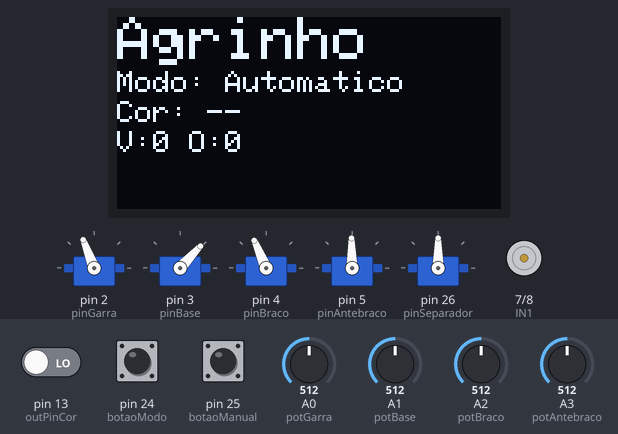
A sketch run on a simulated Arduino Mega 2560, built with avr-gcc and run on an emulated ATmega2560. On the bench: 128×64 one-colour display, 5 × servo, motor-driver pin pairs drawn as motors (green arrow = first pin HIGH = forward, orange = second pin HIGH = backward, longer = more drive, scaled by the enable pin). Wiring (inferred from the names in the program): ultrasonic range finder: trigger pin 22; echo pin 23. The inputs (shaded band) are chosen by the test bench; at power-on: pin 24 (botaoModo) HIGH, pin 25 (botaoManual) HIGH, A0 (potGarra) = 512, pin 13 (outPinCor) LOW, A1 (potBase) = 512, A2 (potBraco) = 512, A3 (potAntebraco) = 512. What the sketch prints to the serial monitor is not drawn.

Above: at 1.6 s.
1.7 s: pin 24 (botaoModo) pulled LOW for 1 s
At 3.6 s:
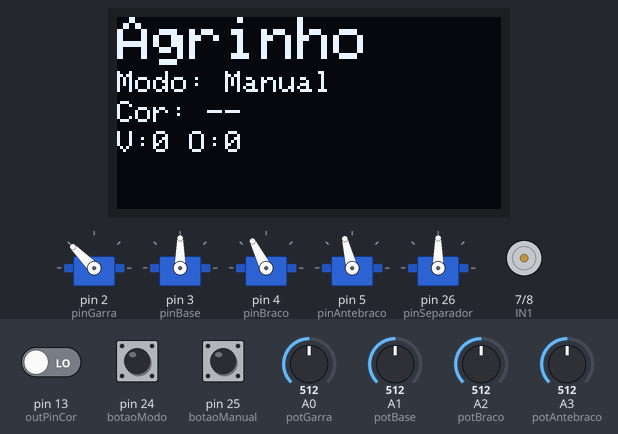
4.2 s: pin 24 (botaoModo) pulled LOW for 0.15 s
At 6.26 s:
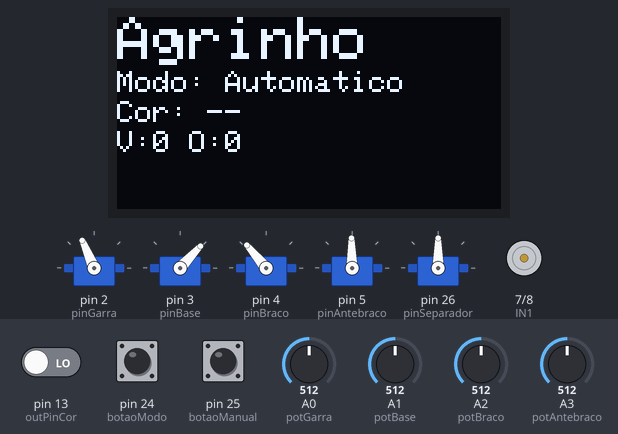
7.2 s: pin 24 (botaoModo) pulled LOW for 3.2 s
At 8.2 s:
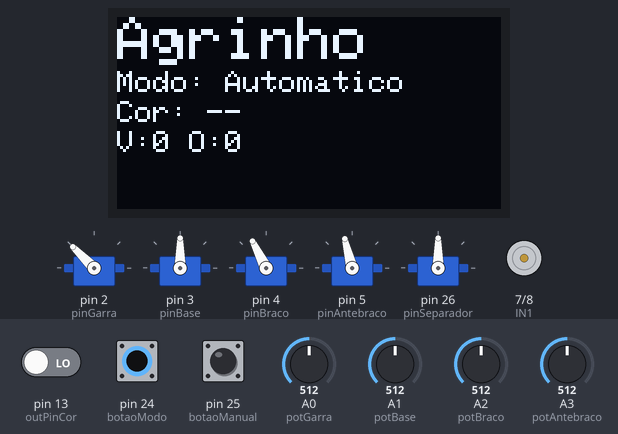
11.9 s: pin 25 (botaoManual) pulled LOW for 0.15 s
At 12.5 s:
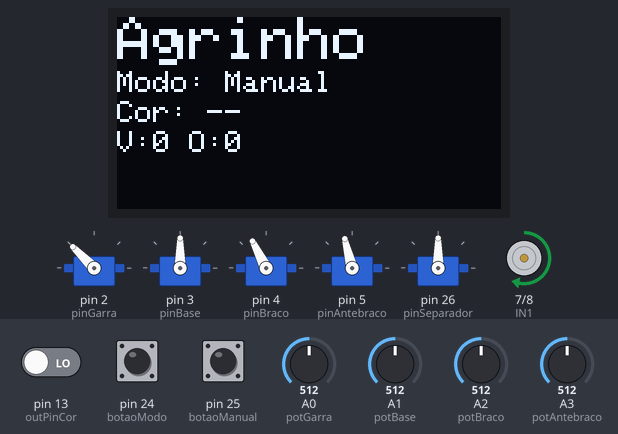
15.0 s: A0 (potGarra) set to 716
18.0 s: pin 24 (botaoModo) pulled LOW for 1 s
At 20.18 s:
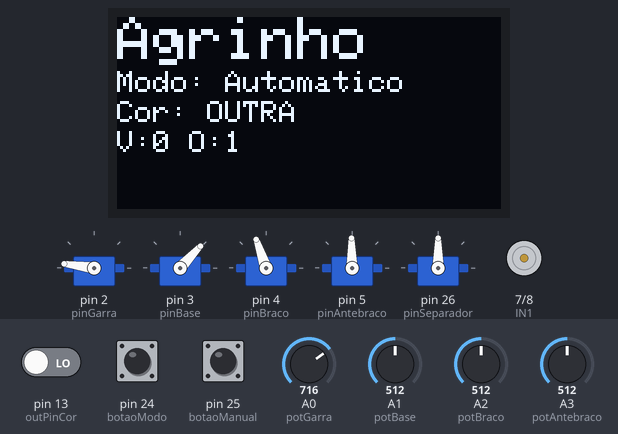
Timing chart, 0 to 22.4 s (numbered marks = the images above; inputs shaded):
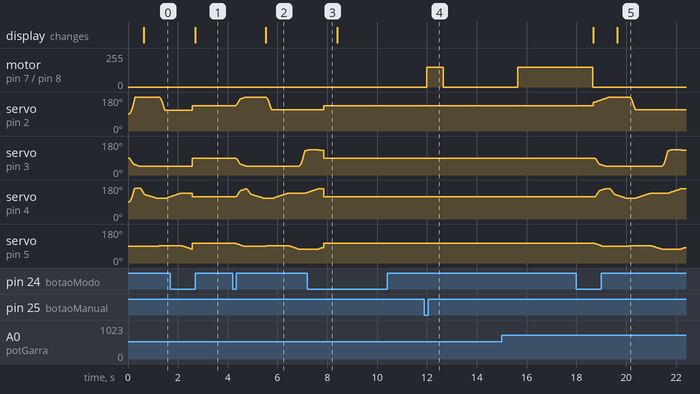

The sketch:

Agrinho2025.ino
```cpp
#include <Servo.h>
#include <Wire.h>
#include <Adafruit_GFX.h>
#include <Adafruit_SSD1306.h>

// ===================== CONFIGURAÇÃO DO DISPLAY OLED =====================
#define SCREEN_WIDTH 128
#define SCREEN_HEIGHT 64
#define OLED_RESET -1
#define SCREEN_ADDRESS 0x3C

Adafruit_SSD1306 display(SCREEN_WIDTH, SCREEN_HEIGHT, &Wire, OLED_RESET);

// ===================== CONFIGURAÇÃO DOS SERVOS =====================
#define pinGarra 2
#define pinBase 3
#define pinBraco 4
#define pinAntebraco 5
#define pinSeparador 26  // Pino para o servo da porta

#define RED_MAX 150      // R não pode passar disso para ser vermelho
#define MIN_GB 150       // G e B devem ser maiores que isso

// ===================== CONFIGURAÇÃO DA ESTEIRA =====================
const int ENA = 6;
const int IN1 = 7;
const int IN2 = 8;

// ===================== CONFIGURAÇÃO DO SENSOR ULTRASSÔNICO =====================
const int trigPin = 22;
const int echoPin = 23;

// ===================== CONFIGURAÇÃO DO SENSOR DE COR =====================
const int S0 = 9;
const int S1 = 10;
const int S2 = 11;
const int S3 = 12;
const int outPinCor = 13;

// ===================== CONFIGURAÇÃO DOS BOTÕES =====================
const int botaoModo = 24;    // Pino para o botão de modo
const int botaoManual = 25;  // Pino para o botão manual
int modoAtual = 0;           // 0 = Automático, 1 = Manual

// Variáveis para debounce dos botões
int ultimoEstadoBotao = HIGH;
int estadoBotao;
unsigned long ultimoDebounceTime = 0;
const int debounceDelay = 50;

int estadoBotaoManual = HIGH;
int ultimoEstadoBotaoManual = HIGH;
unsigned long ultimoDebounceManual = 0;

// ===================== CONFIGURAÇÃO DOS POTENCIÔMETROS (MODO MANUAL) =====================
const int potGarra = A0;     // Potenciômetro 1 - Garra
const int potBase = A1;      // Potenciômetro 2 - Base
const int potBraco = A2;     // Potenciômetro 3 - Braço
const int potAntebraco = A3; // Potenciômetro 4 - Antebraço

Servo garra, base, braco, antebraco, porta;  // Renomeado separador para porta

// ===================== POSIÇÕES DA PORTA =====================
const int PORTA_ABERTA = 90;    // Posição normal (aberta)
const int PORTA_FECHADA = 60
;    // Posição para objetos vermelhos

// ===================== POSIÇÕES DAS ROTINAS =====================
const int rotinas[17][4] = {
  // Garra, Base,  Braço,  Antebraço
  {2496, 1008, 2290, 1460}, {2496, 1008, 1823, 1460},
  {2496, 1008, 1823, 1460}, {2496, 1008, 1823, 1460},
  {2496, 1008, 1700, 1460}, {2496, 1008, 1700, 1530},
  {2496, 1008, 1700, 1530}, {1747, 1008, 1700, 1530},
  {1747, 1008, 2036, 1530}, {1747, 1008, 2036, 1300},
  {1747, 1008, 2036, 1300}, {1747, 1930, 2036, 1300},
  {1747, 2000, 2279, 1300}, {1747, 1930, 2279, 1428},
  {1747, 2000, 1802, 1999}, {1747, 1930, 1802, 1999},
  {2496, 2000, 1802, 1999}
};

const int posicaoInicial[4] = {2496, 1008, 2290, 1460};

// ===================== PARÂMETROS DE MOVIMENTO =====================
const int velocidadeMaxima = 60;
const int velocidadeMinima = 5;
const int aceleracao = 3;
const int delayEntrePassos = 10;
const int tolerancia = 15;

// ===================== PARÂMETROS DA ESTEIRA =====================
const int velocidadeEsteira = 150;
const int velocidadePosicionamento = 100;
const float distanciaLimite = 10.0;
const unsigned long tempoLeituraCor = 2000;
const unsigned long tempoMovimentoFinal = 3000;
const unsigned long tempoPosicionamento = 650;  //distancia do sensor cor
const int delayAntesEsteira = 500;

// ===================== VARIÁVEIS DE CONTROLE =====================
enum EstadoSistema {
  EXECUTANDO_ROTINA,
  ESPERANDO_OBJETO,
  POSICIONANDO_OBJETO,
  LENDO_COR,
  MOVENDO_OBJETO
};

EstadoSistema estadoAtual = EXECUTANDO_ROTINA;
unsigned long tempoEstado = 0;
int rotinaAtual = 0;
bool portaFechada = false; // Variável para controlar o estado da porta

// ===================== VARIÁVEIS DO SENSOR DE COR =====================
int redFrequency = 0;
int greenFrequency = 0;
int blueFrequency = 0;
String corDetectada = "";

// ===================== CONTADORES DE OBJETOS =====================
int contadorVermelhos = 0;
int contadorOutros = 0;

void setup() {
  Serial.begin(9600);

  // Inicializa o display OLED
  if(!display.begin(SSD1306_SWITCHCAPVCC, SCREEN_ADDRESS)) {
    Serial.println(F("Falha na alocação do SSD1306"));
    for(;;); // Trava o programa se não conseguir inicializar o display
  }

 // Limpa o buffer do display
  display.clearDisplay();
  display.setTextSize(1);
  display.setTextColor(SSD1306_WHITE);

  // Inicializa servos
  garra.attach(pinGarra, 500, 2500);
  base.attach(pinBase, 500, 2500);
  braco.attach(pinBraco, 500, 2500);
  antebraco.attach(pinAntebraco, 500, 2500);
  porta.attach(pinSeparador);  // Inicializa servo da porta
  porta.write(PORTA_ABERTA); // Inicia com a porta aberta

  // Configura pinos da esteira
  pinMode(ENA, OUTPUT);
  pinMode(IN1, OUTPUT);
  pinMode(IN2, OUTPUT);

  // Configura sensor ultrassônico
  pinMode(trigPin, OUTPUT);
  pinMode(echoPin, INPUT);

  // Configura sensor de cor
  pinMode(S0, OUTPUT);
  pinMode(S1, OUTPUT);
  pinMode(S2, OUTPUT);
  pinMode(S3, OUTPUT);
  pinMode(outPinCor, INPUT);

  digitalWrite(S0, HIGH);
  digitalWrite(S1, LOW);

  // Configura botões
  pinMode(botaoModo, INPUT_PULLUP);
  pinMode(botaoManual, INPUT_PULLUP);

  // Configura potenciômetros (modo manual)
  pinMode(potGarra, INPUT);
  pinMode(potBase, INPUT);
  pinMode(potBraco, INPUT);
  pinMode(potAntebraco, INPUT);

  // Move para posição inicial
  moverParaPosicao(posicaoInicial[0], posicaoInicial[1], posicaoInicial[2], posicaoInicial[3]);

  Serial.println("Sistema Iniciado");
  Serial.println("Modo atual: Automático");

  // Atualiza display com informações iniciais
  atualizarDisplay("Agrinho", "Modo: Automatico", "Cor: --", "V:0 O:0");
}

void loop() {
  verificarBotaoModo();

  if (modoAtual == 0) {
    executarModoAutomatico();
  } else {
    executarModoManual();
    verificarBotaoManual();
  }

  // Atualiza o display periodicamente
  static unsigned long ultimaAtualizacaoDisplay = 0;
  if (millis() - ultimaAtualizacaoDisplay > 500) {
    atualizarDisplayPrincipal();
    ultimaAtualizacaoDisplay = millis();
  }
}

// ===================== FUNÇÕES DO DISPLAY =====================
void atualizarDisplay(String linha1, String linha2, String linha3, String linha4) {
  display.clearDisplay();

  // Linha 1 em tamanho maior
  display.setTextSize(2);
  display.setCursor(0,0);
  display.println(linha1);

  // Linhas restantes em tamanho normal
  display.setTextSize(1);
  display.setCursor(0,18);
  display.println(linha2);
  display.setCursor(0,28);
  display.println(linha3);
  display.setCursor(0,38);
  display.println(linha4);

  display.display();
}

void atualizarDisplayPrincipal() {
  String modo = (modoAtual == 0) ? "Automatico" : "Manual";
  String cor = (corDetectada == "") ? "--" : corDetectada;
  atualizarDisplay(
    "Agrinho",
    "Modo: " + modo,
    "Cor: " + cor,
    "V:" + String(contadorVermelhos) + " O:" + String(contadorOutros)
  );
}

// ===================== FUNÇÕES DO MODO MANUAL =====================
void executarModoManual() {
  // Lê os valores dos potenciômetros
  int valGarra = map(analogRead(potGarra), 0, 1023, 1500, 2500);
  int valBase = map(analogRead(potBase), 0, 1023, 1000, 2000);
  int valBraco = map(analogRead(potBraco), 0, 1023, 1400, 2200);
  int valAntebraco = map(analogRead(potAntebraco), 0, 1023, 1300, 2000);

  // Move os servos
  garra.writeMicroseconds(valGarra);
  base.writeMicroseconds(valBase);
  braco.writeMicroseconds(valBraco);
  antebraco.writeMicroseconds(valAntebraco);

  delay(50);
}

void verificarBotaoManual() {
  int leitura = digitalRead(botaoManual);

  if (leitura != ultimoEstadoBotaoManual) {
    ultimoDebounceManual = millis();
  }

  if ((millis() - ultimoDebounceManual) > debounceDelay) {
    if (leitura != estadoBotaoManual) {
      estadoBotaoManual = leitura;

      if (estadoBotaoManual == LOW) {
        Serial.println("Botão manual pressionado - Executando rotina da esteira");

        ligarEsteira();
        delay(tempoPosicionamento);
        desligarEsteira();

        detectarCor();
        Serial.print("Cor detectada: ");
        Serial.println(corDetectada);

        // Atualiza contador
        if (corDetectada == "VERMELHO") {
          contadorVermelhos++;
        } else {
          contadorOutros++;
        }

        // Ação da porta no modo manual
        if (corDetectada == "VERMELHO") {
          porta.write(PORTA_FECHADA);
          portaFechada = true;
          Serial.println("Porta FECHADA para objeto VERMELHO");
        } else {
          porta.write(PORTA_ABERTA);
          portaFechada = false;
          Serial.println("Porta mantida ABERTA");
        }

        ligarEsteira();
        delay(tempoMovimentoFinal);
        desligarEsteira();

        // Reabre a porta após o movimento
        porta.write(PORTA_ABERTA);
        portaFechada = false;

        Serial.println("Rotina manual da esteira concluída");
      }
    }
  }

  ultimoEstadoBotaoManual = leitura;
}

void verificarBotaoModo() {
  int leitura = digitalRead(botaoModo);

  if (leitura != ultimoEstadoBotao) {
    ultimoDebounceTime = millis();
  }

  if ((millis() - ultimoDebounceTime) > debounceDelay) {
    if (leitura != estadoBotao) {
      estadoBotao = leitura;

      if (estadoBotao == LOW) {
        modoAtual = !modoAtual;

        if (modoAtual == 0) {
          Serial.println("Modo Automático ativado");
          estadoAtual = EXECUTANDO_ROTINA;
          rotinaAtual = 0;
          moverParaPosicao(posicaoInicial[0], posicaoInicial[1], posicaoInicial[2], posicaoInicial[3]);
          porta.write(PORTA_ABERTA); // Garante que a porta está aberta
          portaFechada = false;
        } else {
          Serial.println("Modo Manual ativado");
          desligarEsteira();
          porta.write(PORTA_ABERTA); // Garante que a porta está aberta
          portaFechada = false;
        }
      }
    }
  }

  ultimoEstadoBotao = leitura;
}

// ===================== FUNÇÕES DO MODO AUTOMÁTICO =====================
void executarModoAutomatico() {
  switch(estadoAtual) {
    case EXECUTANDO_ROTINA:
      executarProximaRotina();
      break;

    case ESPERANDO_OBJETO:
      monitorarSensorUltrassonico();
      break;

    case POSICIONANDO_OBJETO:
      if (millis() - tempoEstado >= tempoPosicionamento) {
        desligarEsteira();
        estadoAtual = LENDO_COR;
        tempoEstado = millis();
        Serial.println("Objeto posicionado. Lendo cor...");
      }
      break;

    case LENDO_COR:
      detectarCor();
      if (millis() - tempoEstado >= tempoLeituraCor) {
        Serial.print("Cor detectada: ");
        Serial.println(corDetectada);

        // Atualiza contador
        if (corDetectada == "VERMELHO") {
          contadorVermelhos++;
        } else {
          contadorOutros++;
        }

        // Controla a porta baseado na cor detectada
        if (corDetectada == "VERMELHO") {
          porta.write(PORTA_FECHADA);
          portaFechada = true;
          Serial.println("Porta FECHADA para objeto VERMELHO");
        } else {
          porta.write(PORTA_ABERTA);
          portaFechada = false;
          Serial.println("Porta mantida ABERTA");
        }

        estadoAtual = MOVENDO_OBJETO;
        ligarEsteira();
        tempoEstado = millis();
        Serial.println("Movimentando objeto por 3 segundos...");
      }
      break;

    case MOVENDO_OBJETO:
      if (millis() - tempoEstado >= tempoMovimentoFinal) {
        desligarEsteira();

        // Reabre a porta após o movimento
        porta.write(PORTA_ABERTA);
        portaFechada = false;

        estadoAtual = EXECUTANDO_ROTINA;
        rotinaAtual = 0;
        Serial.println("Movimento completo. Reiniciando ciclo.");
      }
      break;
  }
}

void executarProximaRotina() {
  if (rotinaAtual < 17) {
    moverParaPosicao(rotinas[rotinaAtual][0], rotinas[rotinaAtual][1],
                    rotinas[rotinaAtual][2], rotinas[rotinaAtual][3]);
    rotinaAtual++;
  } else {
    rotinaAtual = 0;
    delay(delayAntesEsteira);
    ligarEsteira();
    estadoAtual = ESPERANDO_OBJETO;
    Serial.println("Esteira ligada - Aguardando objeto...");
  }
}

void monitorarSensorUltrassonico() {
  float distancia = medirDistancia();

  if (distancia <= distanciaLimite) {
    estadoAtual = POSICIONANDO_OBJETO;
    tempoEstado = millis();
    analogWrite(ENA, velocidadePosicionamento);
    Serial.println("Objeto detectado! Posicionando para leitura de cor...");
  }
}

void detectarCor() {
  // Ler valores RGB do sensor
  digitalWrite(S2, LOW);
  digitalWrite(S3, LOW);
  redFrequency = pulseIn(outPinCor, LOW);

  digitalWrite(S2, HIGH);
  digitalWrite(S3, HIGH);
  greenFrequency = pulseIn(outPinCor, LOW);

  digitalWrite(S2, LOW);
  digitalWrite(S3, HIGH);
  blueFrequency = pulseIn(outPinCor, LOW);

  // Mostra valores no Serial (para calibração)
  Serial.print("R: ");
  Serial.print(redFrequency);
  Serial.print(" G: ");
  Serial.print(greenFrequency);
  Serial.print(" B: ");
  Serial.println(blueFrequency);

  // Lógica de detecção
  if (redFrequency <= RED_MAX && greenFrequency > MIN_GB && blueFrequency > MIN_GB) {
    corDetectada = "VERMELHO";
  }
  else {
    corDetectada = "OUTRA";
  }
}

void moverParaPosicao(int targetGarra, int targetBase, int targetBraco, int targetAntebraco) {
  int currentGarra = garra.readMicroseconds();
  int currentBase = base.readMicroseconds();
  int currentBraco = braco.readMicroseconds();
  int currentAntebraco = antebraco.readMicroseconds();

  int velGarra = velocidadeMinima;
  int velBase = velocidadeMinima;
  int velBraco = velocidadeMinima;
  int velAntebraco = velocidadeMinima;

  while(!posicoesIguais(currentGarra, currentBase, currentBraco, currentAntebraco,
                       targetGarra, targetBase, targetBraco, targetAntebraco)) {

    atualizaPosicao(garra, currentGarra, targetGarra, velGarra);
    atualizaPosicao(base, currentBase, targetBase, velBase);
    atualizaPosicao(braco, currentBraco, targetBraco, velBraco);
    atualizaPosicao(antebraco, currentAntebraco, targetAntebraco, velAntebraco);

    delay(delayEntrePassos);
  }
}

void ligarEsteira() {
  digitalWrite(IN1, HIGH);
  digitalWrite(IN2, LOW);
  analogWrite(ENA, velocidadeEsteira);
}

void desligarEsteira() {
  analogWrite(ENA, 0);
}

float medirDistancia() {
  digitalWrite(trigPin, LOW);
  delayMicroseconds(2);
  digitalWrite(trigPin, HIGH);
  delayMicroseconds(10);
  digitalWrite(trigPin, LOW);

  long duration = pulseIn(echoPin, HIGH);
  float distancia = duration * 0.034 / 2;

  return (distancia > 400 || distancia <= 0) ? 999.9 : distancia;
}

void atualizaPosicao(Servo &servo, int &currentPos, int targetPos, int &velocidade) {
  if(abs(currentPos - targetPos) > tolerancia) {
    velocidade = calcularVelocidade(currentPos, targetPos, velocidade);
    currentPos += (currentPos < targetPos) ? velocidade : -velocidade;
    servo.writeMicroseconds(currentPos);
  }
}

int calcularVelocidade(int atual, int target, int velocidadeAtual) {
  int distancia = abs(atual - target);
  if(distancia > 400) return min(velocidadeAtual + aceleracao, velocidadeMaxima);
  else if(distancia < 200) return max(velocidadeAtual - aceleracao, velocidadeMinima);
  return velocidadeAtual;
}

bool posicoesIguais(int g1, int b1, int br1, int a1, int g2, int b2, int br2, int a2) {
  return (abs(g1 - g2) <= tolerancia) &&
         (abs(b1 - b2) <= tolerancia) &&
         (abs(br1 - br2) <= tolerancia) &&
         (abs(a1 - a2) <= tolerancia);
}
```

Measured:
- after the input at 1.7 s, the display: changes after 1.0 s (image 1)
- after the input at 4.2 s, servo on pin 2 (pinGarra): rises from 135° to 179° in 0.39 s, then falls to 113° in 1.1 s; the display: changes after 1.3 s (image 2)
- after the input at 7.2 s, motor on pin 7 (IN1) / pin 8 (IN2): stays stopped (without the input it goes to forward 150/255 after 2.0 s)
- after the input at 11.9 s, motor on pin 7 (IN1) / pin 8 (IN2): stopped → forward 150/255 after 0.10 s, → stopped 0.65 s later
- after the input at 18.0 s, the display: first differs from a run without the input after 1.6 s (image 5)
- by itself, servo on pin 4 (pinBraco): rises from 140° to 159° in 0.40 s, then falls to 117° in 0.24 s
